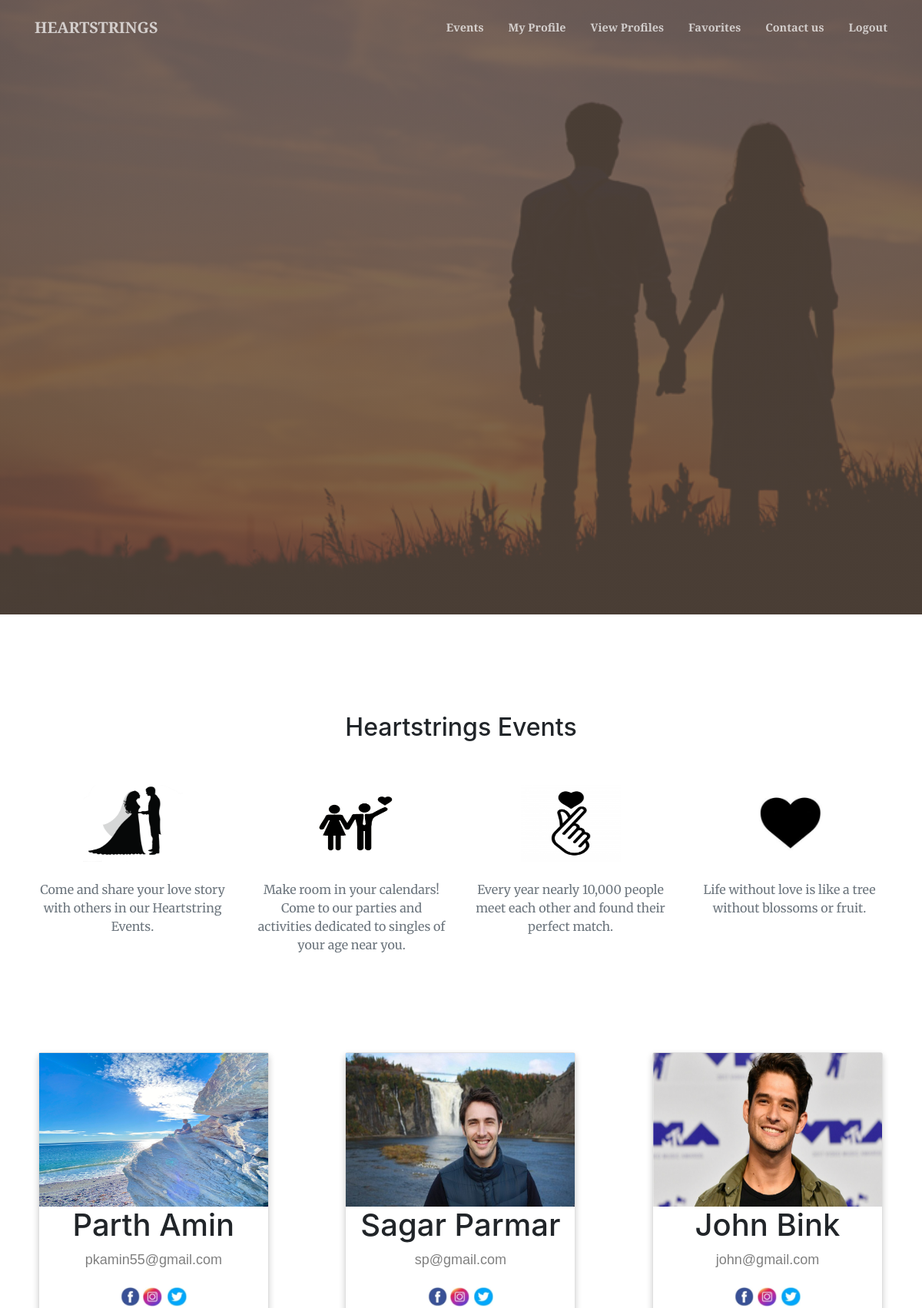
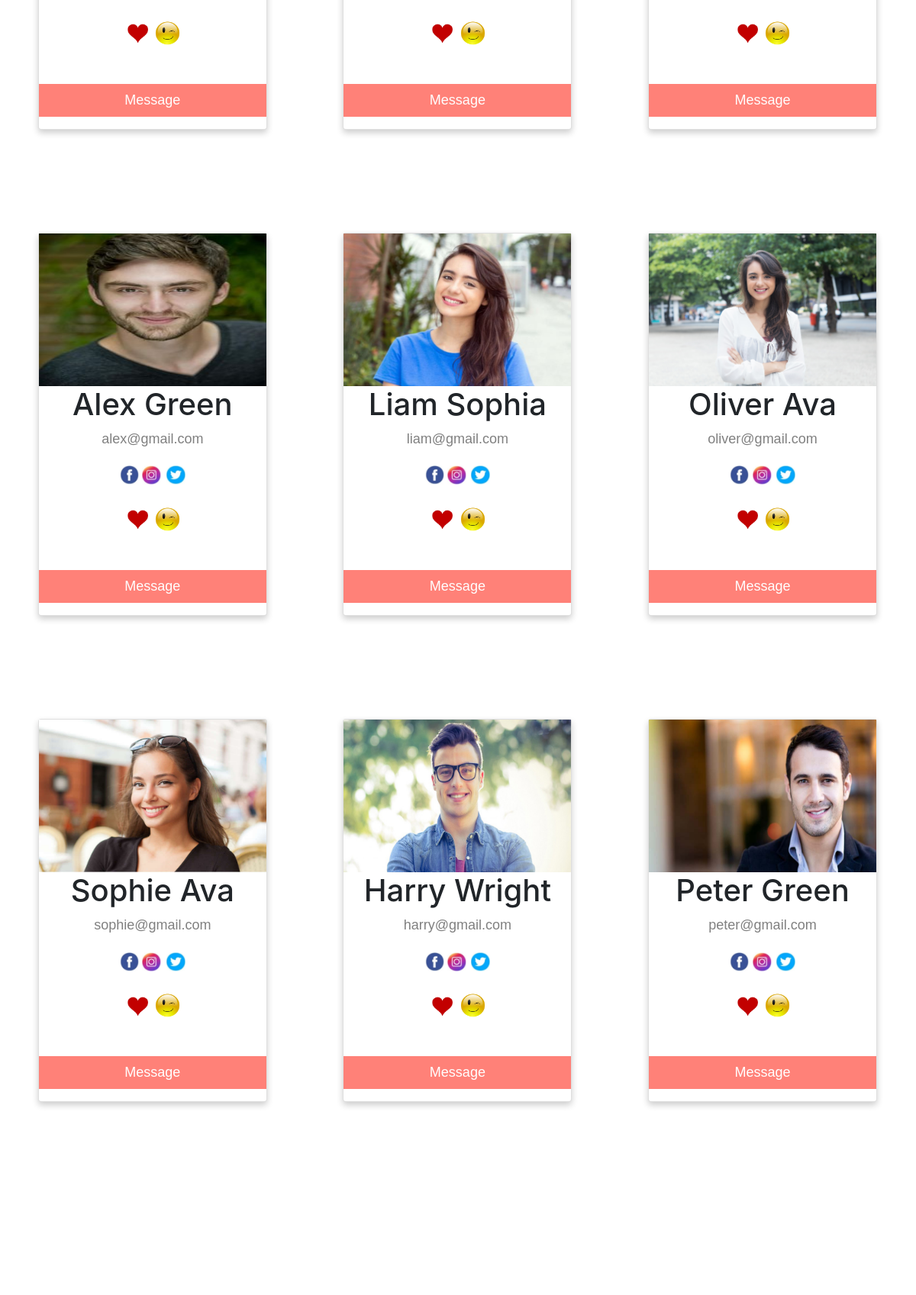
The app's page /index.php (signed in, upper part) with its own data (2 pictures, top to bottom).
### tables this page shows
CREATE TABLE `users` (
  `UserId` int(3) NOT NULL,
  `FirstName` varchar(50) NOT NULL,
  `LastName` varchar(50) NOT NULL,
  `RoleId` int(2) NOT NULL,
  `Email` varchar(50) NOT NULL,
  `Password` varchar(50) NOT NULL,
  `Photo` varchar(50) DEFAULT NULL
);

### see_profile.php (the view, shortened to what this page needs)
<?php
$db = mysqli_connect('localhost', 'root', '', 'dating_app');
$email = null;
if (!empty($_SESSION['email']))
    $email = $_SESSION['email'];
$select_query = " select * from users where Email != '$email'";
$result = mysqli_query($db, $select_query);
$target_dir = "assets/img/profiles/";
while ($row1 = mysqli_fetch_array($result)) {
    ?>
    <!DOCTYPE html>
    <html>
    <head>
        <link rel="stylesheet"
              href="https://cdnjs.cloudflare.com/ajax/libs/font-awesome/4.7.0/css/font-awesome.min.css">
    </head>
    <body>
    <div id="d1">
        <div class="card">
            <img src="<?php echo $target_dir . $row1['Photo']; ?>" alt="" width="100%" height="200">
            <h1><?php echo $row1['FirstName'] . " " . $row1['LastName']; ?></h1>
            <p class="title"><?php echo $row1['Email']; ?></p>
            <div>
                <a href="https://www.facebook.com/">
                    <img src="assets/img/fb.JPG" alt="" height="25" width="25"></a>
                <a href="https://www.instagram.com/">
                    <img src="assets/img/ig.JPG" alt="" height="25" width="25">
                </a>
                <a href="https://www.twitter.com/">
                    <img src="assets/img/t.JPG" alt="" height="25" width="25">
                </a>
                <br><br>
                <div class="div_favorite">
                    <?php
                    if ((!empty($_SESSION['role'])) && $_SESSION['role'] == 2)
                        echo '<a href="favorites.php?id=' . $row1['UserId'] . '"><img id="toggleImage" class="img_favorite" src="assets/img/love.jpg" alt="" height="35" width="35"></a>';
                    ?>
                    <div class="img_wink">
                        <?php
                        if (isset($_SESSION['email']))
                            echo '<img src="assets/img/wink.png" height="35" width="35" onclick="alert(\'You winked!\')">';
                        else
                            echo '<a href="#" data-target="#login" data-toggle="modal"> <img src="assets/img/wink.png" height="35" width="35" onclick="alert(\'You must have to login first!\')"></a>';
                        ?>
                    </div>
                </div>
            </div>
            <br><br>
            <?php
            if (isset($_SESSION['email']))
                echo '<a href="chat.php?id=' . $row1['UserId'] . '" <p><button>Message</button></p></a>';
            else
                echo '<a href="#" data-target="#login" data-toggle="modal"> <p><button onclick="alert(\'You must have to login first!\')">Message</button></p></a>';
            ?>
        </div>
    </div>
    </body>
    </html>
    <?php
}
?>

### see_profile.php (style rules this page uses)
#d1 { padding-bottom: 135px; width: 33.3%; }
.card { box-shadow: 0 4px 8px 0 rgba(0, 0, 0, 0.2); max-width: 300px; margin: auto; text-align: center; font-family: arial; width: 100%; }
.title { color: grey; font-size: 18px; }
button { border: none; outline: 0; display: inline-block; padding: 8px; color: white; background-color: #ff8178; text-align: center; cursor: pointer; width: 100%; font-size: 18px; }
a { text-decoration: none; font-size: 22px; color: black; }
.img_wink { position: relative; display: inline-block; }

### records on screen
users: Photo (picture), FirstName "Parth", LastName "Amin", Email "pkamin55@gmail.com"
users: Photo (picture), FirstName "Sagar", LastName "Parmar", Email "sp@gmail.com"
users: Photo (picture), FirstName "John", LastName "Bink", Email "john@gmail.com"
users: Photo (picture), FirstName "Alex", LastName "Green", Email "alex@gmail.com"
users: Photo (picture), FirstName "Liam", LastName "Sophia", Email "liam@gmail.com"
users: Photo (picture), FirstName "Oliver", LastName "Ava", Email "oliver@gmail.com"
users: Photo (picture), FirstName "Sophie", LastName "Ava", Email "sophie@gmail.com"
users: Photo (picture), FirstName "Harry", LastName "Wright", Email "harry@gmail.com"
users: Photo (picture), FirstName "Peter", LastName "Green", Email "peter@gmail.com"
